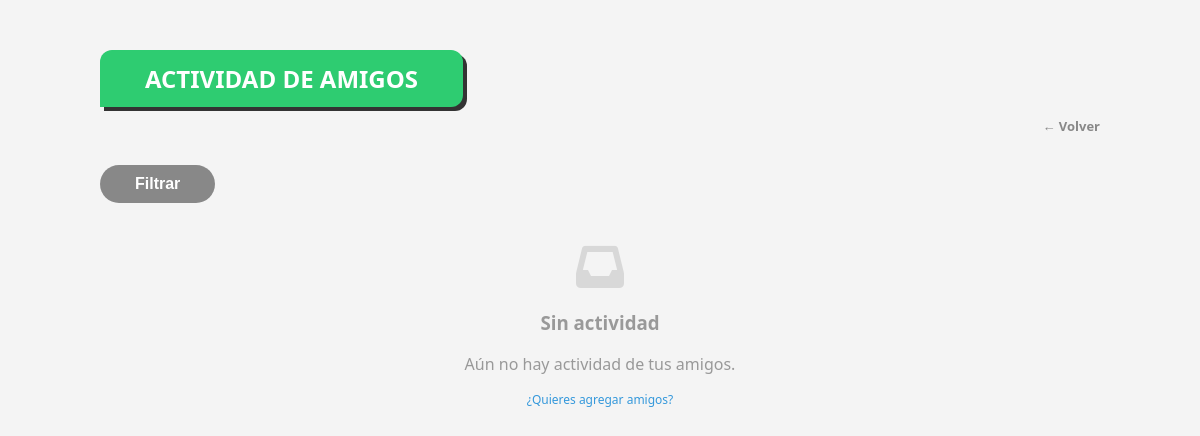
The app's page /activity/ (signed in), older data.
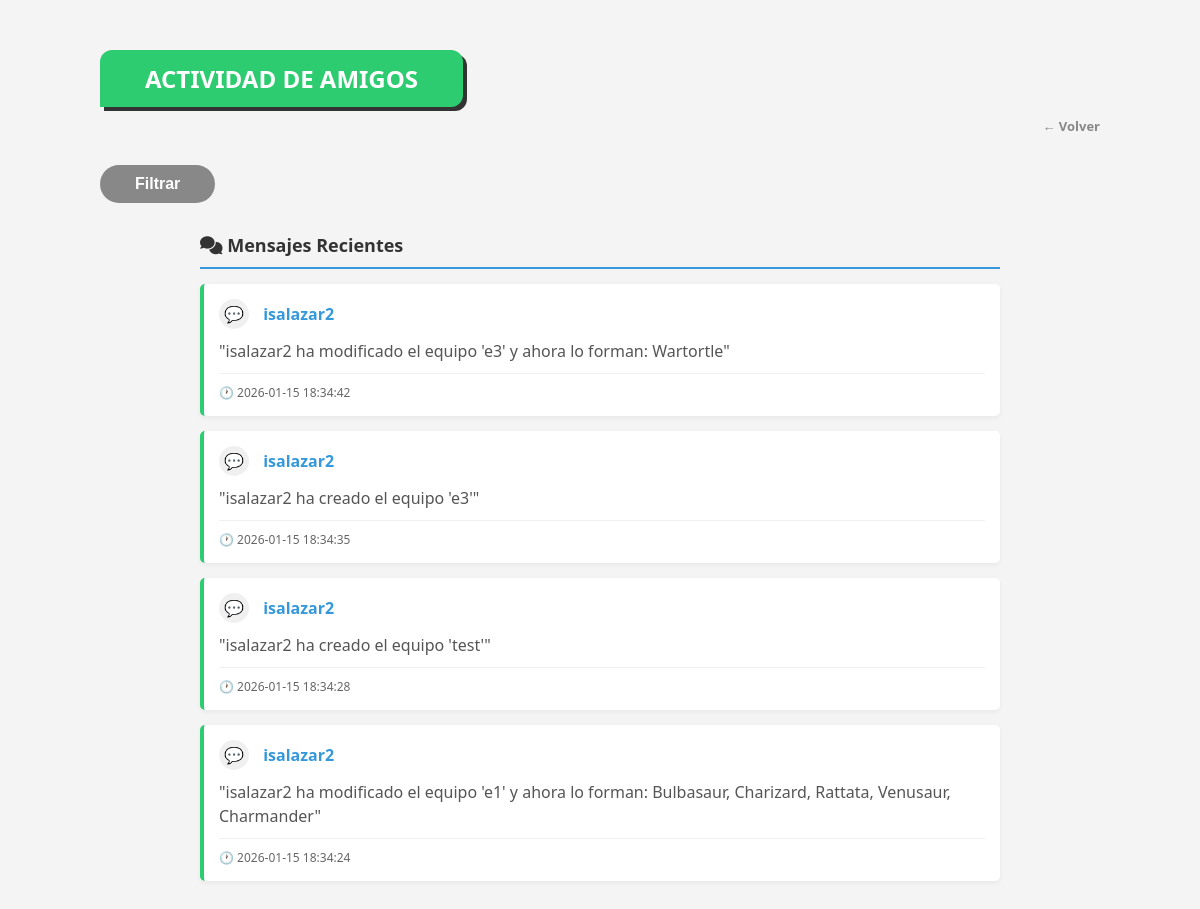
The same page, newer data.
### tables this page shows
CREATE TABLE Mensaje (
    id_message INTEGER PRIMARY KEY AUTOINCREMENT, -- En SQLite SERIAL es INTEGER PRIMARY KEY AUTOINCREMENT
    username VARCHAR(50),
    message_text TEXT,
    date_hour TIMESTAMP DEFAULT CURRENT_TIMESTAMP,
    FOREIGN KEY (username) REFERENCES Users(username)
);

### app/controller/ui/IU_Actividad.py (the view)
    @bp.route('/', methods=['GET'])
    def index():
        if 'user' not in session:
            return redirect(url_for('iu_mprincipal.login'))
        me = session['user']
        usuario_filtro = request.args.get('usuario', '').strip()
        fecha_inicio = request.args.get('fecha_inicio', '').strip()
        fecha_fin = request.args.get('fecha_fin', '').strip()
        busqueda_filtro = request.args.get('busqueda', '').strip()
        sql_amigos = f"""
            SELECT user_receiver as amigo FROM Amigo
            WHERE user_sender='{me}' AND status=1
            UNION
            SELECT user_sender as amigo FROM Amigo
            WHERE user_receiver='{me}' AND status=1
        """
        res_amigos = db.execSQL(sql_amigos)
        mis_amigos = []
        while res_amigos.next():
            mis_amigos.append(res_amigos.getString('amigo'))
        actividad = []
        if mis_amigos:
            amigos_list = "', '".join(mis_amigos)
            sql_actividad = f"""
                SELECT username, message_text, date_hour
                FROM Mensaje
                WHERE username IN ('{amigos_list}')
            """
            if usuario_filtro:
                sql_actividad += f" AND username = '{usuario_filtro}'"
            if fecha_inicio and fecha_fin:
                sql_actividad += f" AND DATE(date_hour) BETWEEN '{fecha_inicio}' AND '{fecha_fin}'"
            elif fecha_inicio:
                sql_actividad += f" AND DATE(date_hour) >= '{fecha_inicio}'"
            elif fecha_fin:
                sql_actividad += f" AND DATE(date_hour) <= '{fecha_fin}'"
            if busqueda_filtro:
                sql_actividad += f" AND message_text LIKE '%{busqueda_filtro}%'"
            sql_actividad += " ORDER BY date_hour DESC LIMIT 50"
            res_actividad = db.execSQL(sql_actividad)
            while res_actividad.next():
                actividad.append({
                    'username': res_actividad.getString('username'),
                    'message': res_actividad.getString('message_text'),
                    'fecha': res_actividad.getString('date_hour')
                })
        return render_template('actividad.html',
                               actividad=actividad,
                               amigos_count=len(mis_amigos),
                               mis_amigos=mis_amigos,
                               usuario_filtro=usuario_filtro,
                               fecha_inicio=fecha_inicio,
                               fecha_fin=fecha_fin,
                               busqueda_filtro=busqueda_filtro)

### app/database/GestorBD.py (called while the page is built)
    def execSQL(self, sql):
        cursor = self.connection.cursor()
        cursor.execute(sql)
        datos = cursor.fetchall()
        return ResultadoSQL(datos)

### app/database/ResultadoSQL.py (called while the page is built)
    def next(self):
        self.indice += 1
        return self.indice < len(self.datos)

    def getString(self, columna):
        return str(self.datos[self.indice][columna])

### app/templates/actividad.html (shortened to what this page needs)
<!DOCTYPE html>
<html lang="es">
<head>
    <link rel="stylesheet" href="{{ url_for('static', filename='css/style.css') }}">
    <link href="https://cdnjs.cloudflare.com/ajax/libs/font-awesome/6.0.0/css/all.min.css" rel="stylesheet">
</head>
<body style="background-color: #f4f4f4;">
    <div class="menu-main-container">
        <div class="menu-banner" style="background-color: #2ecc71;">Actividad de Amigos</div>
        <div class="menu-top-links">
            <a href="{{ url_for('iu_mprincipal.menu_principal') }}" class="menu-link-secondary">← Volver</a>
        </div>
        <div class="filter-container">
            <button type="button" class="btn-filter-trigger" id="toggleFilters">
                Filtrar
            </button>
        </div>
        <div class="activity-container">
            {% if actividad|length > 0 %}
                <div class="section-title">
                    <i class="fas fa-comments"></i> Mensajes Recientes
                </div>
                {% for item in actividad %}
                    <div class="activity-item mensaje" onclick="openModal('modal-{{ item.username }}-msg')">
                        <div class="activity-user">
                            <span class="activity-icon">💬</span>
                            {{ item.username }}
                        </div>
                        <div class="activity-text">
                            "{{ item.message }}"
                        </div>
                        <div class="activity-date">
                            🕐 {{ item.fecha }}
                        </div>
                    </div>
                {% endfor %}
            {% endif %}
            {% if actividad|length == 0 %}
                <div class="empty-state">
                    <i class="fas fa-inbox"></i>
                    <h3>Sin actividad</h3>
                    <p>Aún no hay actividad de tus amigos.</p>
                    <p style="font-size: 12px; margin-top: 15px;">
                        <a href="{{ url_for('iu_amigos.index') }}" style="color: #3498db; text-decoration: none;">
                            ¿Quieres agregar amigos?
                        </a>
                    </p>
                </div>
            {% endif %}
        </div>
    </div>
</body>
</html>

### app/static/css/style.css (style rules this page uses)
body { display: flex; justify-content: center; background-color: #f5f5f5; margin: 0; font-family: 'Segoe UI', Arial, sans-serif; min-height: 100vh; }
.filter-container { position: relative; }
.btn-filter-trigger { background: #888; color: white; border: none; padding: 10px 35px; border-radius: 25px; cursor: pointer; font-weight: bold; font-size: 16px; transition: background 0.3s; }
.menu-main-container { width: 90%; max-width: 1000px; margin: 50px auto; }
.menu-banner { background: #ee1515; color: white; display: inline-block; padding: 12px 45px; font-weight: bold; font-size: 24px; text-transform: uppercase; border-radius: 12px 12px 12px 0; margin-bottom: 40px; box-shadow: 4px 4px 0px #333; }
.menu-top-links { display: flex; gap: 20px; margin-top: -30px; margin-bottom: 30px; justify-content: flex-end; }
.menu-link-secondary { text-decoration: none; color: #888; font-size: 13px; font-weight: bold; }

### app/templates/actividad.html (style rules this page uses)
.activity-container { max-width: 800px; margin: 0 auto; }
.activity-item { background: white; padding: 15px; margin-bottom: 15px; border-left: 4px solid #3498db; border-radius: 5px; box-shadow: 0 2px 5px rgba(0,0,0,0.05); transition: all 0.3s ease; cursor: pointer; }
.activity-item.mensaje { border-left-color: #2ecc71; }
.activity-user { font-weight: bold; color: #3498db; font-size: 16px; margin-bottom: 8px; }
.activity-text { color: #555; margin: 10px 0; line-height: 1.5; }
.activity-date { font-size: 12px; color: #666; margin-top: 10px; padding-top: 10px; border-top: 1px solid #f0f0f0; display: flex; align-items: center; gap: 5px; }
.activity-icon { display: inline-block; width: 30px; height: 30px; background: #f0f0f0; border-radius: 50%; text-align: center; line-height: 30px; margin-right: 10px; color: #3498db; }
.section-title { font-size: 18px; font-weight: bold; color: #333; margin: 30px 0 15px 0; padding-bottom: 10px; border-bottom: 2px solid #3498db; }

Row changes from the older to the newer data that the page shows:
added Mensaje: username "isalazar2", message "isalazar2 ha modificado el equipo 'e3' y ahora lo forman: Wartortle", fecha "2026-01-15 18:34:42"
added Mensaje: username "isalazar2", message "isalazar2 ha creado el equipo 'e3'", fecha "2026-01-15 18:34:35"
added Mensaje: username "isalazar2", message "isalazar2 ha creado el equipo 'test'", fecha "2026-01-15 18:34:28"
added Mensaje: username "isalazar2", message "isalazar2 ha modificado el equipo 'e1' y ahora lo forman: Bulbasaur, Charizard, Rattata, Venusaur, Charmander", fecha "2026-01-15 18:34:24"
Text that changed along with them:
text no longer shown: "Sin actividad Aún no hay actividad de tus amigos. ¿Quieres agregar amigos?"
text now shown: "Mensajes Recientes"
